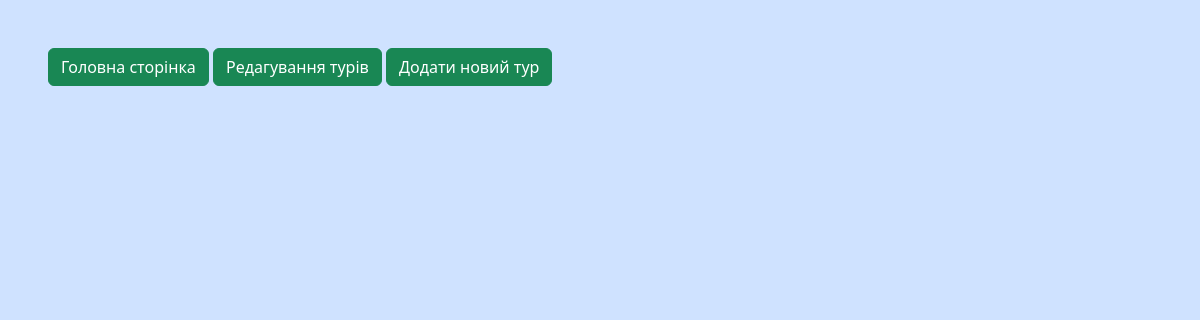
The app's page /, older data.
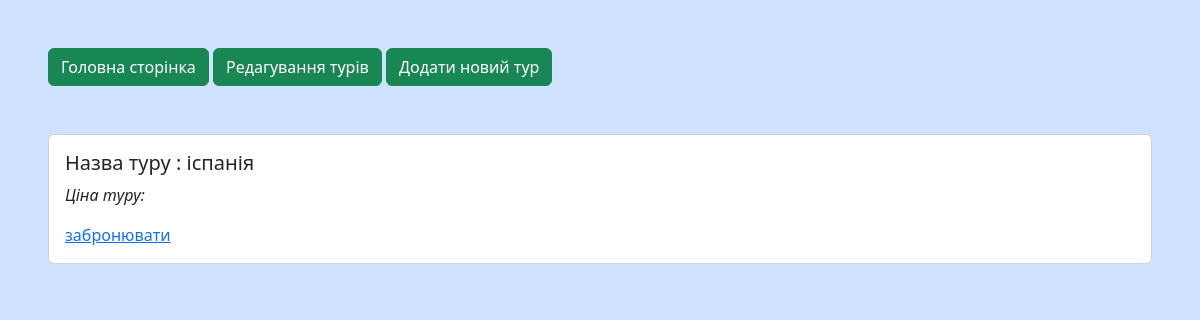
The same page, newer data.
### app/db/models/Tour.py (models this page shows, shortened)
class Tour(Base):
    __tablename__ = "tours"
    id: Mapped[int] = mapped_column(primary_key=True)
    number: Mapped[int] = mapped_column(unique=True)
    name: Mapped[Optional[str]] = mapped_column(String(50), nullable=True)
    is_reserved: Mapped[bool] = mapped_column(Boolean(), default=False)

### app/routes/tour.py (the view)
@tour_blueprint.get("/")
def index():
    with Session() as session:
        tours = session.query(Tour).where(Tour.is_reserved == False).all()
        random.shuffle(tours)
        return render_template("index.html", tours=tours)

### app/templates/index.html
{% extends "base.html" %}
{% block content %}
    {% for tour in tours %}
    <div class="card">
      <div class="card-body">
          <h5 class="card-title">Назва туру : {{tour.name}}</h5>
          <p class="card-text"><em>Ціна туру: </em>{{ tour.price }}</p>
          <a href="{{url_for('tours.reserve', id=tour.id)}}">забронювати</a>
      </div>
      </div>
    {% endfor %}
{% endblock content %}

### app/templates/base.html (shortened to what this page needs)
<!DOCTYPE html>
<html lang="en">
<head>
    <link href="https://cdn.jsdelivr.net/npm/bootstrap@5.3.3/dist/css/bootstrap.min.css" rel="stylesheet">
</head>
<body class="p-5 bg-primary-subtle">
    {% include "navigation.html" %}
    <br><br>
    {% block content %}
    {% endblock content %}
</body>
</html>

### app/templates/navigation.html
<nav>
    <a class="btn btn-success" href="{{ url_for('tours.index') }}">Головна сторінка</a>
    <a class="btn btn-success" href="{{ url_for('tours.manage_tours') }}">Редагування турів</a>
    <a class="btn btn-success" href="{{ url_for('tours.add_tour') }}">Додати новий тур</a>
</nav>

Row changes from the older to the newer data that the page shows:
added Tour: name "іспанія"
